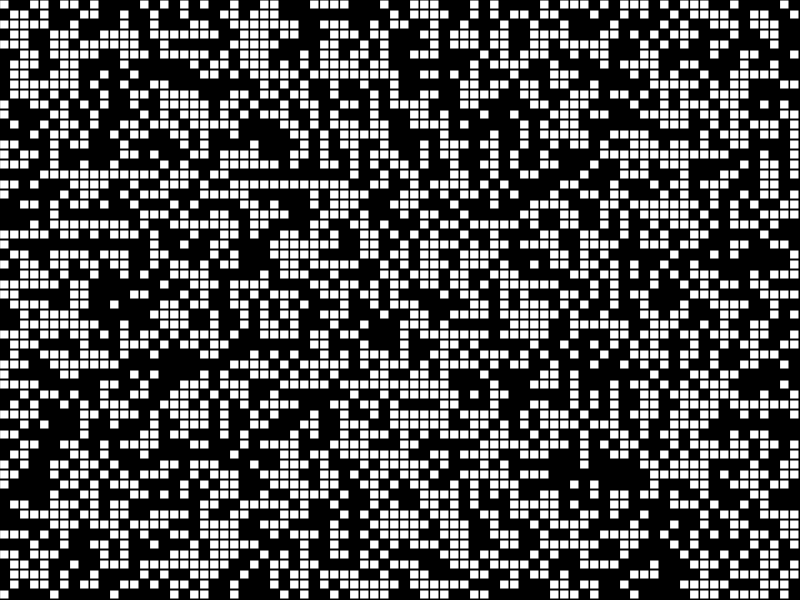
Frame 1 (no input)
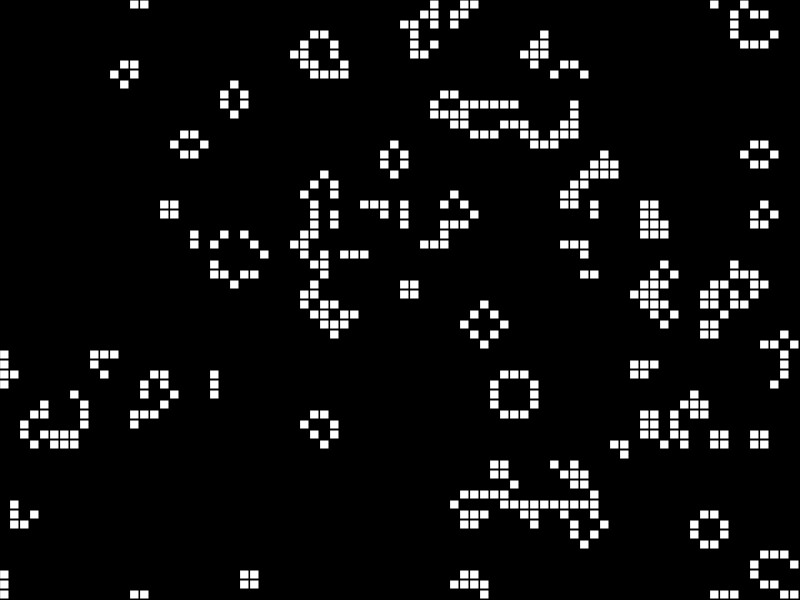
Frame 60 (no input)
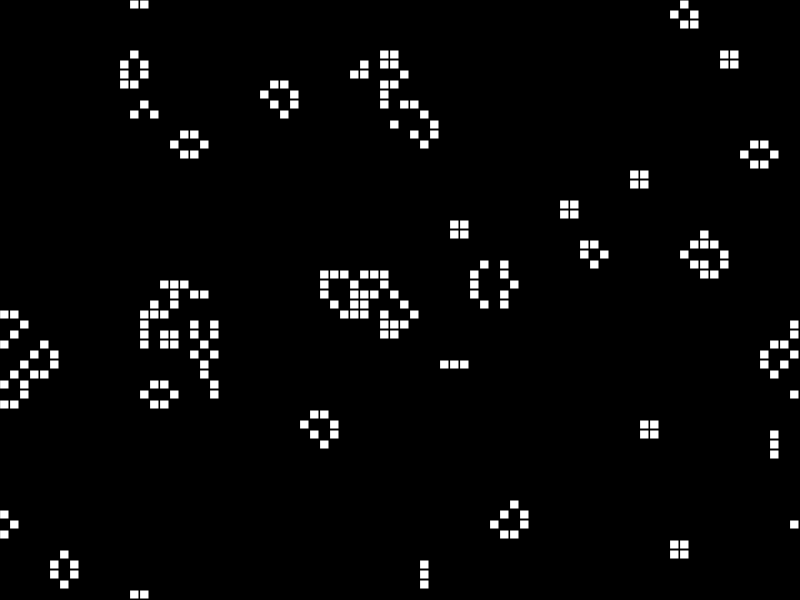
Frame 120 (the mouse pressed at the canvas centre since frame 60)

The p5.js sketch that drew these frames (run headless with seeded random() and noise() and a simulated clock; from frame 60 on, the mouse is pressed at the canvas centre):

// p5.js sketch
// ── sketch.js
let grid;
let cols;
let rows;
let resolution = 10;

function make2DArray(cols, rows) {
  let arr = new Array(cols);
  for (let i = 0; i < arr.length; i++) {
    arr[i] = new Array(rows);
  }
  return arr;
}

function setup() {
  createCanvas(800, 600);
  cols = width / resolution;
  rows = height / resolution;

  grid = make2DArray(cols, rows);
  for (let i = 0; i < cols; i++) {
    for (let j = 0; j < cols; j++) {
      grid[i][j] = floor(random(2));
    }
  }
}

function draw(){
  background(0);
  frameRate(30);
  for (let i = 0; i < cols; i++) {
    for (let j = 0; j < cols; j++) {
      let x = i * resolution;
      let y = j * resolution;
      if (grid[i][j] == 1) {
        fill(255);
        stroke(0);
        rect(x, y, resolution-1, resolution-1);
      }
    }
  }

  let next = make2DArray(cols, rows);

  for (let i = 0; i < cols; i++) {
    for (let j = 0; j < cols; j++) {
      let state = grid[i][j];
      let neighbors = countNeighbors(grid, i, j);

      if (state == 0 && neighbors == 3) {
        next[i][j] = 1;
      } else if (state == 1 && (neighbors < 2 || neighbors > 3)) {
        next[i][j] = 0;
      } else {
        next[i][j] = state;
      }
    }
  }
  grid = next;
}

function countNeighbors(grid, x, y) {
  let sum = 0;
  for (let i = -1; i < 2; i++) {
    for (let j = -1; j < 2; j++) {
      let col = (x + i + cols) % cols;
      let row = (y + j + rows) % rows;
      sum += grid[col][row];
    }
  }
  sum -= grid[x][y];
  return sum;
}
